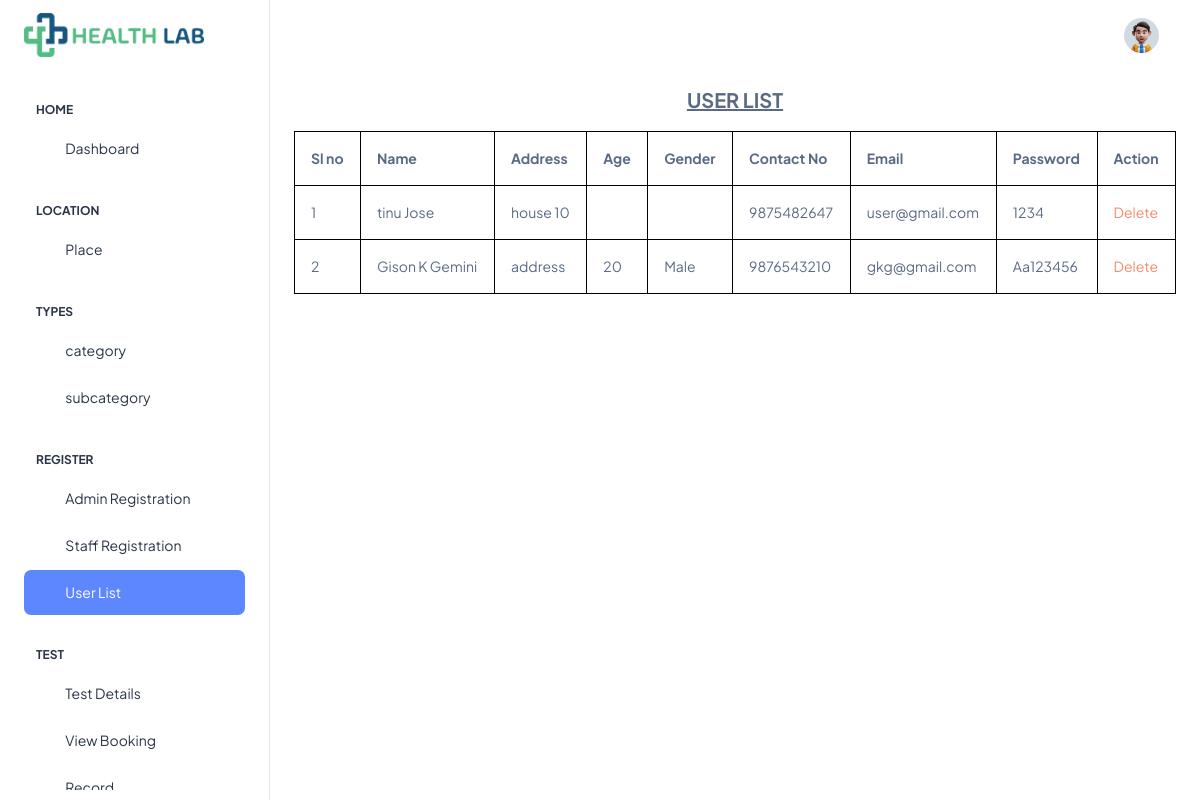
The app's page /Project/Admin/userlist.php (signed in) with its own data.
### tables this page shows
CREATE TABLE `tbl_user` (
  `user_id` int(11) NOT NULL auto_increment,
  `user_name` varchar(50) NOT NULL,
  `user_address` varchar(100) NOT NULL,
  `user_contact` varchar(50) NOT NULL,
  `user_proof` varchar(100) NOT NULL,
  `user_email` varchar(100) NOT NULL,
  `user_password` varchar(50) NOT NULL,
  `user_photo` varchar(100) NOT NULL,
  `place_id` int(11) NOT NULL,
  `user_age` varchar(50) NOT NULL,
  `user_gender` varchar(50) NOT NULL,
  PRIMARY KEY  (`user_id`)
);

### Project/Admin/userlist.php (the view, shortened to what this page needs)
<?php
include("Head.php");
?>
<!DOCTYPE html PUBLIC "-//W3C//DTD XHTML 1.0 Transitional//EN" "http://www.w3.org/TR/xhtml1/DTD/xhtml1-transitional.dtd">
<html xmlns="http://www.w3.org/1999/xhtml">
<head>
</head>
<body>
<p align="center" style="font-size: 20px" class="stafflist"><strong><u>USER LIST</u></strong></p>
<div align="center">
<table width="200"  style="border: 1px solid black;" class="table table-bordered">
<tr>
    <td><strong>Sl no</strong></td>
    <td><strong>Name</strong></td>
    <td><strong>Address</strong></td>
    <td><strong>Age</strong></td>
    <td><strong>Gender</strong></td>
    <td><strong>Contact No</strong></td>
    <td><strong>Email</strong></td>
    <td><strong>Password</strong></td>
    <td><strong>Action</strong></td>
</tr>
   <?php
  		$i=0;
  		$selQry="select * from tbl_user";
		$data=mysql_query($selQry);
		while($row=mysql_fetch_array($data))
		{
			$i++;
			?>
   <tr>
   <td><?php echo $i?>  </td>
    <td><?php echo $row["user_name"]?></td>
    <td><?php echo $row["user_address"]?></td>
    <td><?php echo $row["user_age"]?></td>
    <td><?php echo $row["user_gender"]?></td>
    <td><?php echo $row["user_contact"]?></td>
    <td><?php echo $row["user_email"]?></td>
    <td><?php echo $row["user_password"]?></td>
    <td><a href = "userlist.php?did=<?php echo $row["user_id"]?>"class="text-danger" >Delete</td>
  </tr>
   <?php
		}
   ?>
</table>
</div>
</body>
</html>
<?php
include("Foot.php");
?>

### records on screen
tbl_user: user_name "tinu Jose", user_address "house 10", user_contact "9875482647", user_email "user@gmail.com", user_password "1234"
tbl_user: user_name "Gison K Gemini", user_address "address", user_age "20", user_gender "Male", user_contact "9876543210", user_email "gkg@gmail.com", user_password "Aa123456"
